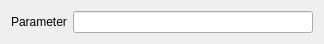
<?xml version="1.0" encoding="UTF-8"?>
<ui version="4.0">
 <class>Form</class>
 <widget class="QWidget" name="Form">
  <property name="geometry">
   <rect>
    <x>0</x>
    <y>0</y>
    <width>324</width>
    <height>38</height>
   </rect>
  </property>
  <property name="windowTitle">
   <string>Form</string>
  </property>
  <layout class="QHBoxLayout" name="horizontalLayout">
   <item>
    <widget class="QLabel" name="label">
     <property name="text">
      <string>Parameter</string>
     </property>
    </widget>
   </item>
   <item>
    <widget class="QLineEdit" name="lineEdit"/>
   </item>
  </layout>
 </widget>
 <resources/>
 <connections/>
</ui>
